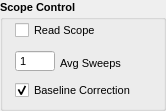
  <widget class="QGroupBox" name="groupBox_Scope">
   <property name="geometry">
    <rect>
     <x>450</x>
     <y>15</y>
     <width>166</width>
     <height>111</height>
    </rect>
   </property>
   <property name="font">
    <font>
     <family>Tahoma</family>
     <pointsize>8</pointsize>
     <weight>75</weight>
     <bold>true</bold>
     <underline>false</underline>
     <kerning>true</kerning>
    </font>
   </property>
   <property name="title">
    <string>Scope Control</string>
   </property>
   <property name="flat">
    <bool>false</bool>
   </property>
   <widget class="QCheckBox" name="chk_readScope">
    <property name="geometry">
     <rect>
      <x>15</x>
      <y>20</y>
      <width>92</width>
      <height>21</height>
     </rect>
    </property>
    <property name="font">
     <font>
      <pointsize>8</pointsize>
      <weight>50</weight>
      <bold>false</bold>
     </font>
    </property>
    <property name="text">
     <string>Read Scope</string>
    </property>
   </widget>
   <widget class="QSpinBox" name="inp_avgSweeps">
    <property name="geometry">
     <rect>
      <x>15</x>
      <y>50</y>
      <width>40</width>
      <height>22</height>
     </rect>
    </property>
    <property name="sizePolicy">
     <sizepolicy hsizetype="Fixed" vsizetype="Fixed">
      <horstretch>0</horstretch>
      <verstretch>0</verstretch>
     </sizepolicy>
    </property>
    <property name="minimumSize">
     <size>
      <width>40</width>
      <height>22</height>
     </size>
    </property>
    <property name="maximumSize">
     <size>
      <width>35</width>
      <height>25</height>
     </size>
    </property>
    <property name="font">
     <font>
      <pointsize>8</pointsize>
      <weight>50</weight>
      <bold>false</bold>
     </font>
    </property>
    <property name="mouseTracking">
     <bool>true</bool>
    </property>
    <property name="wrapping">
     <bool>false</bool>
    </property>
    <property name="frame">
     <bool>true</bool>
    </property>
    <property name="buttonSymbols">
     <enum>QAbstractSpinBox::NoButtons</enum>
    </property>
    <property name="keyboardTracking">
     <bool>true</bool>
    </property>
    <property name="minimum">
     <number>1</number>
    </property>
    <property name="maximum">
     <number>2000</number>
    </property>
   </widget>
   <widget class="QLabel" name="label">
    <property name="geometry">
     <rect>
      <x>60</x>
      <y>55</y>
      <width>61</width>
      <height>16</height>
     </rect>
    </property>
    <property name="sizePolicy">
     <sizepolicy hsizetype="Preferred" vsizetype="Preferred">
      <horstretch>0</horstretch>
      <verstretch>4</verstretch>
     </sizepolicy>
    </property>
    <property name="maximumSize">
     <size>
      <width>16777215</width>
      <height>25</height>
     </size>
    </property>
    <property name="font">
     <font>
      <family>Tahoma</family>
      <pointsize>8</pointsize>
      <weight>50</weight>
      <bold>false</bold>
     </font>
    </property>
    <property name="text">
     <string>Avg Sweeps</string>
    </property>
   </widget>
   <widget class="QCheckBox" name="chk_baselinecorrect">
    <property name="geometry">
     <rect>
      <x>15</x>
      <y>80</y>
      <width>116</width>
      <height>21</height>
     </rect>
    </property>
    <property name="font">
     <font>
      <pointsize>8</pointsize>
      <weight>50</weight>
      <bold>false</bold>
     </font>
    </property>
    <property name="text">
     <string>Baseline Correction</string>
    </property>
    <property name="checked">
     <bool>true</bool>
    </property>
   </widget>
   <zorder>inp_avgSweeps</zorder>
   <zorder>label</zorder>
   <zorder>chk_readScope</zorder>
   <zorder>chk_baselinecorrect</zorder>
  </widget>
